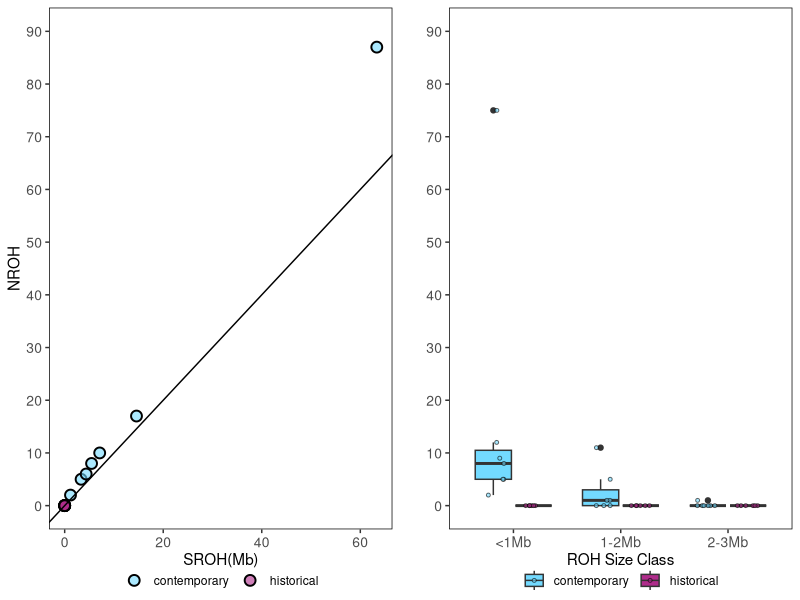

The R source for this figure:
## ---- chunk 1
knitr::opts_chunk$set(echo = TRUE)
setwd("/Users/abc6435/Desktop/KROH/data/roh")
library(ggplot2)
library(dplyr)
library(tidyr)
library(ggpubr)
## ---- chunk 2
data <- read.table("KIWA_roh_sum_2.txt", header=TRUE, sep = " ")
data$sample <- rownames(data)
rownames(data) <- NULL
data[1:7,1] <- "contemporary"
data[8:13,1] <- "historical"

A <- data[,c(1, 16, 2:3)]
colnames(A) <- c("pop", "sample", "nroh", "sroh")
A$class <- "<1Mb"

B <- data[,c(1, 16, 4:5)]
colnames(B) <- c("pop", "sample", "nroh", "sroh")
B$class <- "1-2Mb"

C <- data[,c(1, 16, 6:7)]
colnames(C) <- c("pop", "sample", "nroh", "sroh")
C$class <- "2-3Mb"

D <- data[,c(1, 16, 8:9)]
colnames(D) <- c("pop", "sample", "nroh", "sroh")
D$class <- "3-4Mb"

E <- data[,c(1, 16, 10:11)]
colnames(E) <- c("pop", "sample", "nroh", "sroh")
E$class <- "4-5Mb"

F <- data[,c(1, 16, 12:13)]
colnames(F) <- c("pop", "sample", "nroh", "sroh")
F$class <- ">5Mb"

data_t <- rbind(A,B,C)

T <- data[,c(1, 16, 14:15)]
colnames(T) <- c("pop", "sample", "nroh", "sroh")
## ---- chunk 3
leg <- c("contemporary" = "#73DAFF","historical" = "#AF2C8B")

nroh_sroh <- ggplot(T, aes(x=sroh/(1e6), y=nroh)) + 
  geom_point(shape = 21, size = 3, 
             colour = "black", stroke = 1, aes(fill=pop)) +
  scale_fill_manual(values=alpha(leg, 0.6)) +
  xlab("SROH(Mb)") + 
  ylab("NROH") +
  scale_y_continuous(breaks = seq(0, 90, 10), limits = c(0,90)) +
  geom_abline(slope=1, intercept = 0) +
  theme(
    axis.text = element_text(size=10), 
    panel.background = element_blank(), 
    panel.grid.major = element_blank(), 
    panel.grid.minor = element_blank(),
    panel.border = element_rect(color = "black", fill=NA), 
    legend.key = element_blank(),
    legend.title = element_blank(),
    legend.position = "bottom",
    legend.margin = margin(0,0,0,0),
    legend.box.spacing = unit(0, "pt"))

roh_class <- ggplot(data_t, aes(x=class, y=nroh)) + 
  geom_boxplot(aes(fill=pop)) + 
  geom_jitter(position = position_jitterdodge(jitter.width=0.2),
              pch=21, size=1, stroke=0.5, alpha=0.6, aes(fill=pop)) +
  scale_fill_manual(values=leg) +
  xlab("ROH Size Class") + 
  ylab("") +
  scale_y_continuous(breaks = seq(0, 90, 10), limits = c(0,90)) +
  theme(
    axis.text = element_text(size=10), 
    panel.background = element_blank(), 
    panel.grid.major = element_blank(), 
    panel.grid.minor = element_blank(),
    panel.border = element_rect(color = "black", fill=NA), 
    legend.key = element_blank(),
    legend.title = element_blank(),
    legend.position = "bottom",
    legend.margin = margin(0,0,0,0),
    legend.box.spacing = unit(0, "pt"))
## ---- chunk 4
roh_figure <- ggarrange(nroh_sroh, roh_class, nrow=1, ncol=2)
roh_figure
